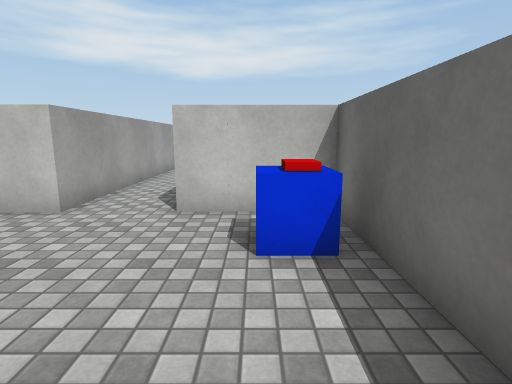
[1] (above)

12 first-person views from a walk through a Unity game level. The camera is 1.4 m above the floor, tilts 10° down and sees 80° across. The floor is counted in squares, 1 m on a side. Each view is taken from the middle of a square. On the plan, view 1 faces up. The plan holds only what a view shows up to about 14 squares ahead; the rest is blank. The player character is not drawn. Surface patterns are stand-ins for the level's own textures.

[2]
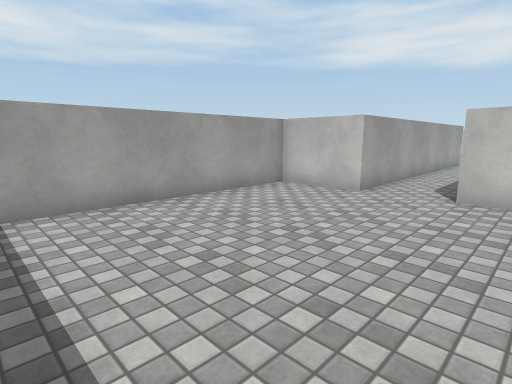

[3]
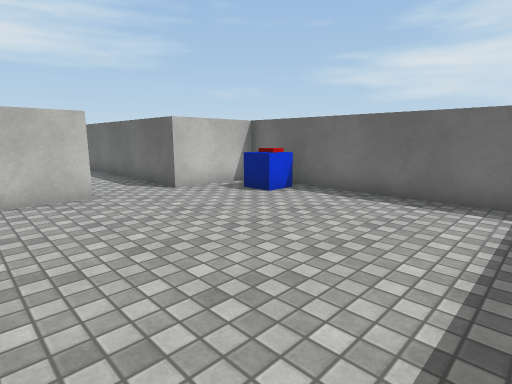

[4]
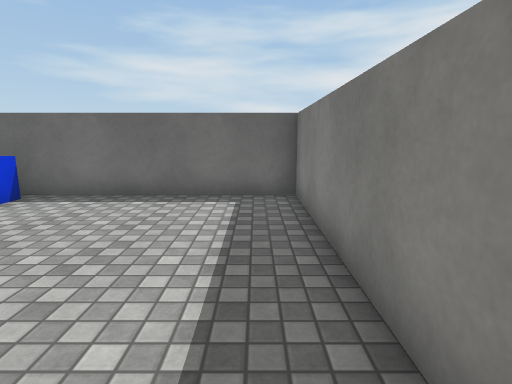

[5]
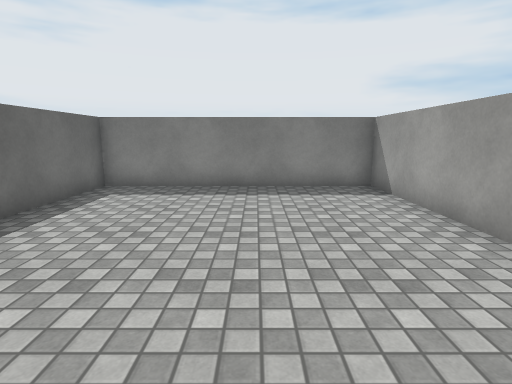

[6]
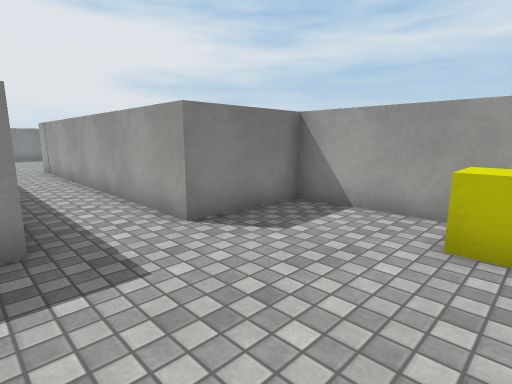

[7]
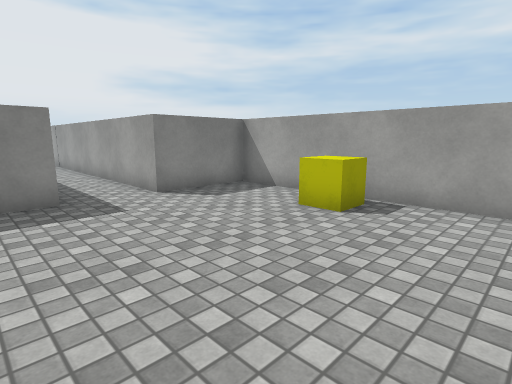

[8]
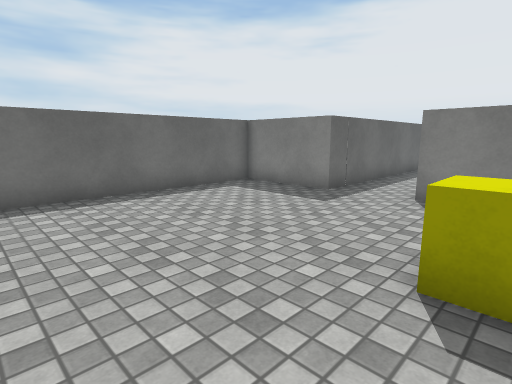

[9]
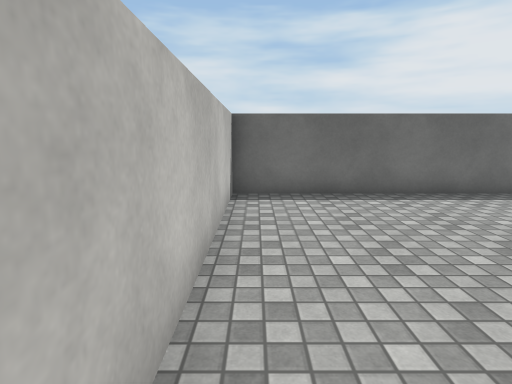

[10]
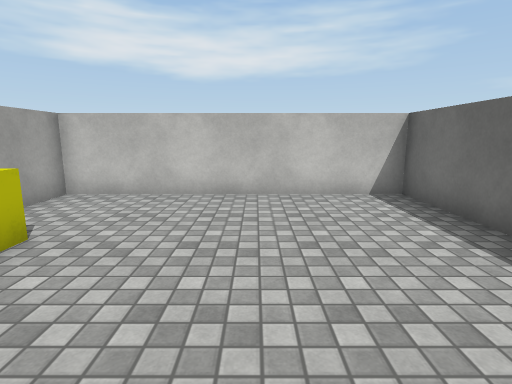

[11]
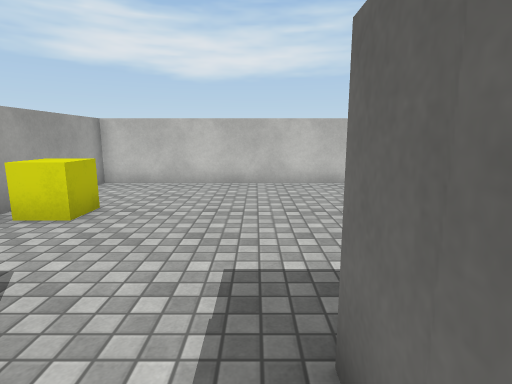

[12]
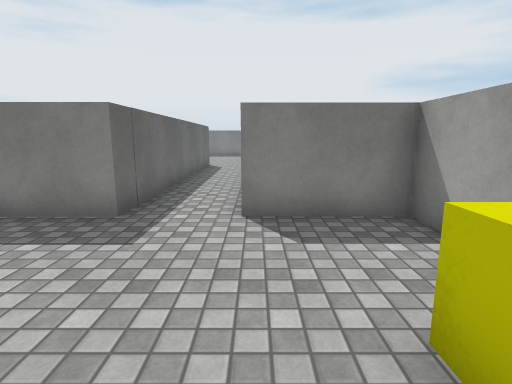

### Floor plan
Points are (right, up) in squares from view 1. A wall is a line through its corners. A room is listed if a view was taken in it or the views show most of it. See-through windows are left out.
Room 1 (views 1, 2, 3, 4)
walls: (-3.7, 5.7) (-6.4, 5.7) (-6.4, -3) (1.5, -3) (1.5, 5.7) (-1.5, 5.7)
ways out: opening at (-2.5, 6) to room 2
objects: other object (0, 4) to (1, 4)
Room 2 (views 5, 6, 7, 8, 9, 10, 11, 12)
walls: (-1.5, 5.7) (-1.5, 16.6) (1.7, 16.6) (1.7, 24.6) (-6.8, 24.6) (-6.8, 16.6) (-3.7, 16.6) (-3.7, 5.7)
ways out: opening at (-2.5, 6) to room 1
objects: other object (-6, 20) to (-5, 21)

Where each view was taken, in squares from view 1:
view 1: 0 up, 0 right, facing up
view 2: 2 down, 0 right, facing up-left
view 3: 2 down, 6 left, facing up-right
view 4: 2 down, 6 left, facing right
view 5: 6 up, 3 left, facing down
view 6: 21 up, 1 left, facing down-left
view 7: 24 up, 0 right, facing down-left
view 8: 24 up, 6 left, facing down-right
view 9: 24 up, 6 left, facing right
view 10: 17 up, 2 left, facing up
view 11: 15 up, 2 left, facing up
view 12: 22 up, 4 left, facing down
